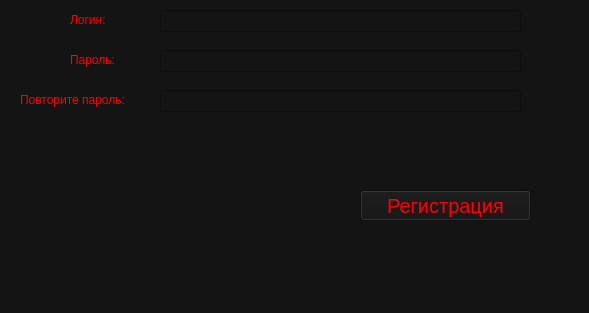
<?xml version="1.0" encoding="UTF-8"?>
<ui version="4.0">
 <class>MainWindow</class>
 <widget class="QMainWindow" name="MainWindow">
  <property name="geometry">
   <rect>
    <x>0</x>
    <y>0</y>
    <width>589</width>
    <height>313</height>
   </rect>
  </property>
  <property name="windowTitle">
   <string>MainWindow</string>
  </property>
  <property name="styleSheet">
   <string notr="true">background: #141414;</string>
  </property>
  <widget class="QWidget" name="centralwidget">
   <widget class="QPushButton" name="button_registr">
    <property name="geometry">
     <rect>
      <x>360</x>
      <y>190</y>
      <width>171</width>
      <height>31</height>
     </rect>
    </property>
    <property name="styleSheet">
     <string notr="true">QPushButton {
    color: red;
	font-size: 20px;
}

QPushButton:hover {
    color: white;
}</string>
    </property>
    <property name="text">
     <string>Регистрация</string>
    </property>
   </widget>
   <widget class="QLabel" name="error_label">
    <property name="geometry">
     <rect>
      <x>20</x>
      <y>240</y>
      <width>311</width>
      <height>16</height>
     </rect>
    </property>
    <property name="styleSheet">
     <string notr="true">color: red;</string>
    </property>
    <property name="text">
     <string/>
    </property>
   </widget>
   <widget class="QLineEdit" name="registr_login">
    <property name="geometry">
     <rect>
      <x>160</x>
      <y>10</y>
      <width>361</width>
      <height>22</height>
     </rect>
    </property>
    <property name="styleSheet">
     <string notr="true">color: red; font-size: 16px;</string>
    </property>
   </widget>
   <widget class="QLineEdit" name="second_password">
    <property name="geometry">
     <rect>
      <x>160</x>
      <y>90</y>
      <width>361</width>
      <height>22</height>
     </rect>
    </property>
    <property name="styleSheet">
     <string notr="true">color: red; font-size: 16px;</string>
    </property>
   </widget>
   <widget class="QLineEdit" name="first_password">
    <property name="geometry">
     <rect>
      <x>160</x>
      <y>50</y>
      <width>361</width>
      <height>22</height>
     </rect>
    </property>
    <property name="styleSheet">
     <string notr="true">color: red; font-size: 16px;</string>
    </property>
   </widget>
   <widget class="QLabel" name="label">
    <property name="geometry">
     <rect>
      <x>70</x>
      <y>10</y>
      <width>61</width>
      <height>20</height>
     </rect>
    </property>
    <property name="styleSheet">
     <string notr="true">color: red; font-size: 12px;</string>
    </property>
    <property name="text">
     <string>Логин:</string>
    </property>
   </widget>
   <widget class="QLabel" name="label_2">
    <property name="geometry">
     <rect>
      <x>20</x>
      <y>90</y>
      <width>111</width>
      <height>20</height>
     </rect>
    </property>
    <property name="styleSheet">
     <string notr="true">color: red; font-size: 12px;</string>
    </property>
    <property name="text">
     <string>Повторите пароль:</string>
    </property>
   </widget>
   <widget class="QLabel" name="label_3">
    <property name="geometry">
     <rect>
      <x>70</x>
      <y>50</y>
      <width>61</width>
      <height>20</height>
     </rect>
    </property>
    <property name="styleSheet">
     <string notr="true">color: red; font-size: 12px;</string>
    </property>
    <property name="text">
     <string>Пароль:</string>
    </property>
   </widget>
  </widget>
  <widget class="QMenuBar" name="menubar">
   <property name="geometry">
    <rect>
     <x>0</x>
     <y>0</y>
     <width>589</width>
     <height>26</height>
    </rect>
   </property>
  </widget>
  <widget class="QStatusBar" name="statusbar"/>
 </widget>
 <resources/>
 <connections/>
</ui>
